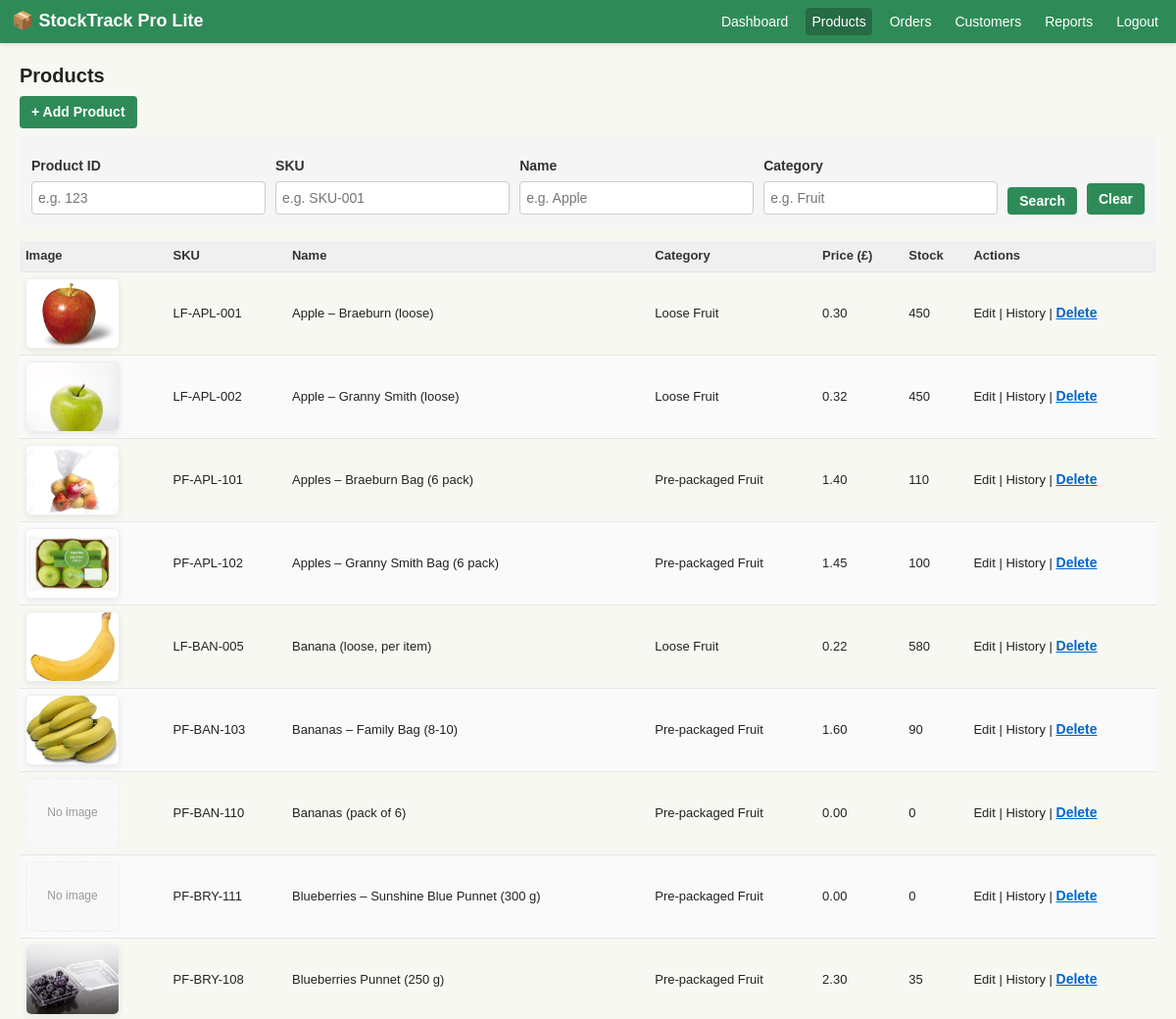
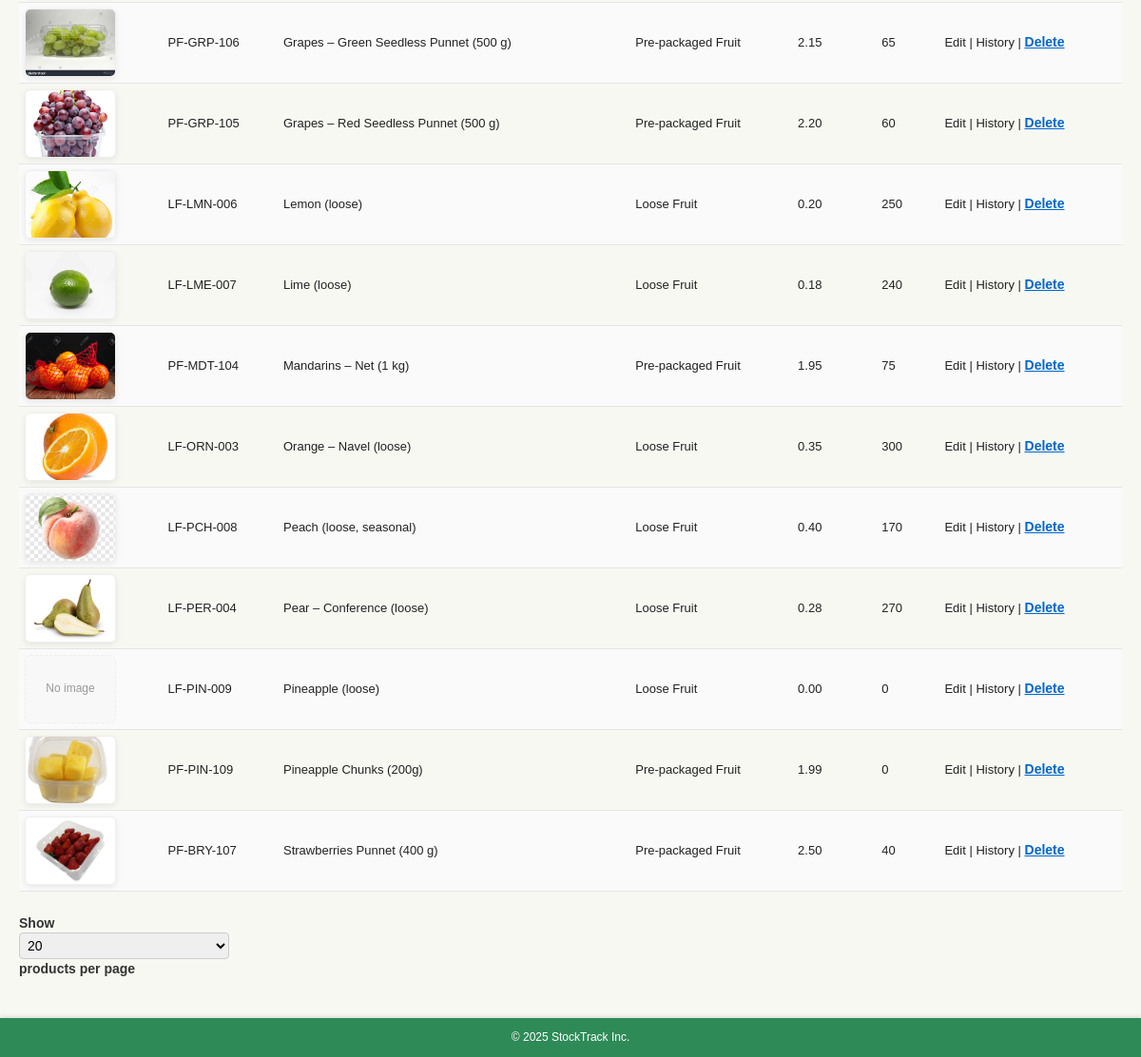
The page /StockTrackProLite/products.php (signed in) on the database its author committed (2 pictures, top to bottom).
### tables this page shows
CREATE TABLE `products` (
  `id` int(11) NOT NULL,
  `sku` varchar(30) NOT NULL,
  `name` varchar(100) NOT NULL,
  `category_id` int(11) DEFAULT NULL,
  `price` decimal(10,2) NOT NULL,
  `stock` int(11) NOT NULL DEFAULT 0,
  `country_iso` char(2) NOT NULL,
  `class` enum('X','I','II') NOT NULL,
  `pack_uom` enum('each','g','varies') NOT NULL DEFAULT 'each',
  `default_pack_weight_g` int(11) DEFAULT NULL,
  `best_before_days` int(11) NOT NULL
);

### includes/database.php (called while the page is built, shortened)
<?php
class Database
{
    private static $pdo;
    private static $config;
    private static function config()
    {
        if (self::$config === null) {
            $base = require dirname(__DIR__) . '/config/database.php';
            $overridePath = dirname(__DIR__) . '/config/database.local.php';
            self::$config = $base;
        }
        return self::$config;
    }
    public static function connection()
    {
        if (!self::$pdo) {
            $config = self::config();
            $dsn = sprintf(
                'mysql:host=%s;port=%s;dbname=%s;charset=%s',
                $config['host'],
                $config['port'],
                $config['database'],
                $config['charset']
            );
            $options = array(
                PDO::ATTR_ERRMODE => PDO::ERRMODE_EXCEPTION,
                PDO::ATTR_DEFAULT_FETCH_MODE => PDO::FETCH_ASSOC,
                PDO::ATTR_EMULATE_PREPARES => false
            );
            self::$pdo = new PDO($dsn, $config['username'], $config['password'], $options);
        }
        return self::$pdo;
    }
    public static function query($sql, $params = array())
    {
        $stmt = self::connection()->prepare($sql);
        $stmt->execute($params);
        return $stmt;
    }
    public static function fetchOne($sql, $params = array())
    {
        $stmt = self::query($sql, $params);
        $row = $stmt->fetch();
        return $row === false ? null : $row;
    }
}

### config/database.php (called while the page is built)
<?php
return array(
    'host' => getenv('DB_HOST') ?: '127.0.0.1',
    'port' => getenv('DB_PORT') ?: '3306',
    'database' => getenv('DB_NAME') ?: 'stocktrackpro',
    'username' => getenv('DB_USER') ?: 'root',
    'password' => getenv('DB_PASS') ?: '',
    'charset' => getenv('DB_CHARSET') ?: 'utf8mb4'
);

### StockTrackProLite/products.php (the view, shortened to what this page needs)
<?php
require_once dirname(__DIR__) . '/includes/database.php';
include 'includes/header.php';
$search_id = isset($_GET['search_id']) ? trim($_GET['search_id']) : '';
$search_sku = isset($_GET['search_sku']) ? trim($_GET['search_sku']) : '';
$search_name = isset($_GET['search_name']) ? trim($_GET['search_name']) : '';
$search_category = isset($_GET['search_category']) ? trim($_GET['search_category']) : '';
$allowed_per_page = array(10, 20, 50, 100);
$default_per_page = 20;
$per_page = isset($_GET['per_page']) ? (int) $_GET['per_page'] : $default_per_page;
$page = isset($_GET['page']) ? max(1, (int) $_GET['page']) : 1;
$offset = ($page - 1) * $per_page;
$where_parts = array();
$params = array();
$where_clause = !empty($where_parts) ? 'WHERE ' . implode(' AND ', $where_parts) : '';
$count_result = Database::fetchOne(
    "SELECT COUNT(p.id) as cnt FROM products p
     LEFT JOIN categories c ON c.id = p.category_id
     $where_clause",
    $params
);
$total_products = (int) ($count_result['cnt'] ?? 0);
$products = Database::query(
    "SELECT p.id, p.sku, p.name, p.price, p.stock,
            IFNULL(c.name,'-') AS category
     FROM products p
     LEFT JOIN categories c ON c.id = p.category_id
     $where_clause
     ORDER BY p.name
     LIMIT :offset, :limit",
    array_merge($params, array(':offset' => $offset, ':limit' => $per_page))
)->fetchAll();
$imageFiles = glob(__DIR__ . '/assets/*.{jpg,jpeg,png,gif,webp,avif}', GLOB_BRACE);
$imageMap = array();
function _prod_sanitize($s) {
    $s = strtolower((string)$s);
    $s = preg_replace('/[^a-z0-9]+/', '', $s);
    return $s;
}
$fileKeys = array();
foreach ($imageFiles as $f) {
    $fname = pathinfo($f, PATHINFO_FILENAME);
    $fileKeys[$f] = _prod_sanitize($fname);
}
foreach ($products as $p) {
    $bestScore = 0;
    $bestFile = null;
    $nameKey = _prod_sanitize($p['name']);
    foreach ($fileKeys as $filePath => $fileKey) {
        $score = 0;
        if ($nameKey !== '' && $fileKey === $nameKey) {
            $score += 120;
        }
        if ($nameKey !== '' && strpos($fileKey, $nameKey) !== false) {
            $score += 40;
        }
        if ($fileKey !== '' && $nameKey !== '' && (strlen($fileKey) > 3) && (strpos($nameKey, $fileKey) !== false)) {
            $score += 10;
        }
        if ($score > $bestScore) {
            $bestScore = $score;
            $bestFile = $filePath;
        }
    }
    if ($bestFile) {
        $imageMap[(int)$p['id']] = 'assets/' . basename($bestFile);
        unset($fileKeys[$bestFile]);
    }
}
?>
<h2>Products</h2>
<p>
    <a href="product_add.php" class="btn">+ Add Product</a>
</p>
<div style="background-color: #f5f5f5; padding: 12px; margin-bottom: 15px; border-radius: 4px;">
    <form method="get" style="display: grid; grid-template-columns: 1fr 1fr 1fr 1fr auto auto; gap: 10px; align-items: flex-end;">
        <div>
            <label><strong>Product ID</strong></label>
            <input type="text" name="search_id" value="<?php echo htmlspecialchars($search_id); ?>" placeholder="e.g. 123" style="width: 100%; padding: 6px; box-sizing: border-box;">
        </div>
        <div>
            <label><strong>SKU</strong></label>
            <input type="text" name="search_sku" value="<?php echo htmlspecialchars($search_sku); ?>" placeholder="e.g. SKU-001" style="width: 100%; padding: 6px; box-sizing: border-box;">
        </div>
        <div>
            <label><strong>Name</strong></label>
            <input type="text" name="search_name" value="<?php echo htmlspecialchars($search_name); ?>" placeholder="e.g. Apple" style="width: 100%; padding: 6px; box-sizing: border-box;">
        </div>
        <div>
            <label><strong>Category</strong></label>
            <input type="text" name="search_category" value="<?php echo htmlspecialchars($search_category); ?>" placeholder="e.g. Fruit" style="width: 100%; padding: 6px; box-sizing: border-box;">
        </div>
        <button type="submit" class="btn" style="margin: 0;">Search</button>
        <a href="products.php" class="btn" style="margin: 0; text-align: center; text-decoration: none;">Clear</a>
    </form>
</div>
<table>
    <thead>
        <tr>
            <th>Image</th>
            <th>SKU</th>
            <th>Name</th>
            <th>Category</th>
            <th>Price (£)</th>
            <th>Stock</th>
            <th>Actions</th>
        </tr>
    </thead>
    <tbody>
<?php if (!$products): ?>
        <tr><td colspan="7">No products yet.</td></tr>
<?php else: foreach ($products as $row): ?>
        <tr>
            <td>
                <?php if (isset($imageMap[(int)$row['id']])): ?>
                    <div style="width:96px;height:72px;overflow:hidden;border-radius:6px;box-shadow:0 2px 6px rgba(0,0,0,0.08);display:flex;align-items:center;justify-content:center;background:#fff;border:1px solid #eee;">
                        <img src="<?php echo htmlspecialchars($imageMap[(int)$row['id']]); ?>" alt="<?php echo htmlspecialchars($row['name']); ?>" style="width:100%;height:100%;object-fit:cover;display:block;">
                    </div>
                <?php else: ?>
                    <div style="width:96px;height:72px;border-radius:6px;background:#f8f8f8;border:1px dashed #eee;display:flex;align-items:center;justify-content:center;color:#999;font-size:12px;">No image</div>
                <?php endif; ?>
            </td>
            <td><?php echo htmlspecialchars($row['sku']); ?></td>
            <td><?php echo htmlspecialchars($row['name']); ?></td>
            <td><?php echo htmlspecialchars($row['category']); ?></td>
            <td><?php echo number_format($row['price'], 2); ?></td>
            <td><?php echo (int)$row['stock']; ?></td>
            <td>
                <a href="product_edit.php?id=<?php echo $row['id']; ?>">Edit</a> |
                <a href="product_view.php?id=<?php echo $row['id']; ?>">History</a> |
                <form action="product_delete.php" method="post" style="display:inline" onsubmit="return confirm('Delete this product?');">
                    <button type="submit" style="background:none;border:none;color:#06c;padding:0;cursor:pointer;text-decoration:underline;">Delete</button>
                </form>
            </td>
        </tr>
<?php endforeach; endif; ?>
    </tbody>
</table>
<?php if ($total_products > 0): ?>
    <div style="margin-top: 15px; margin-bottom: 15px;">
        <form method="get" style="display: inline-block;">
            <label>Show
                <select name="per_page" onchange="this.form.submit()" style="padding: 4px;">
                    <?php foreach ($allowed_per_page as $v): ?>
                        <option value="<?php echo $v; ?>"<?php if ($per_page == $v) echo ' selected'; ?>><?php echo $v; ?></option>
                    <?php endforeach; ?>
                </select>
            products per page</label>
        </form>
    </div>
<?php endif; ?>
<?php include 'includes/footer.php'; ?>

### StockTrackProLite/includes/header.php (shortened to what this page needs)
<!DOCTYPE html>
<html lang="en">
<head>
    <link rel="stylesheet" href="assets/style.css">
</head>
<body>
<header class="topbar">
    <h1 class="logo">📦 StockTrack Pro Lite</h1>
    <nav>
        <a href="dashboard.php">Dashboard</a>
        <a href="products.php">Products</a>
        <a href="orders.php">Orders</a>
        <a href="customers.php">Customers</a>
        <a href="reports.php">Reports</a>
        <a href="logout.php" class="right">Logout</a>
    </nav>
</header>
<main class="container">

### StockTrackProLite/includes/footer.php (shortened to what this page needs)
</main>
<footer class="footer">
    &copy; <?php echo date('Y'); ?> StockTrack Inc.
</footer>
</body>
</html>

### StockTrackProLite/assets/style.css (style rules this page uses)
* { box-sizing: border-box; }
html { height: 100%; }
body { height: 100%; margin: 0; padding: 0; background: #f8f8f3; color: #222; font: 14px/1.45 Arial, Helvetica, sans-serif; display: flex; flex-direction: column; }
:root { --primary: #2e8b57; --primary-dark: #256b44; --bg-light: #f8f8f3; --border: #e5e5e5; --bg-row-alt: #fafafa; --bg-notice: #e8f5e9; --notice-accent: #1b5e20; --text-muted: #666; --spacing-xs: 4px; --spacing-sm: 6px; --spacing-md: 8px; --spacing-lg: 12px; --spacing-xl: 20px; --radius: 4px; }
h1, h2, h3, h4, h5, h6 { margin: 0 0 8px 0; font-weight: 700; line-height: 1.3; }
h1 { font-size: 28px; }
h2 { font-size: 20px; }
p { margin: 0 0 8px 0; }
a { color: #222; text-decoration: none; }
.topbar { background: var(--primary); color: #fff; padding: var(--spacing-md) var(--spacing-lg); display: flex; justify-content: space-between; align-items: center; flex-shrink: 0; box-shadow: 0 2px 4px rgba(0, 0, 0, 0.1); }
.topbar .logo { font-size: 18px; margin: 0; font-weight: 700; }
.topbar nav { display: flex; gap: var(--spacing-lg); align-items: center; }
.topbar nav a { color: #fff; text-decoration: none; padding: var(--spacing-xs) var(--spacing-sm); border-radius: var(--radius); transition: background 0.2s ease; }
.topbar nav a:hover, .topbar nav a.active { background: var(--primary-dark); }
main.container { width: 100%; max-width: 1200px; margin: var(--spacing-xl) auto; padding: 0 var(--spacing-xl); flex: 1 1 auto; }
.container { width: 100%; max-width: 1200px; margin: var(--spacing-xl) auto; padding: 0 var(--spacing-xl); }
table { width: 100%; border-collapse: collapse; margin-bottom: var(--spacing-lg); font-size: 13px; }
th, td { padding: var(--spacing-sm) var(--spacing-sm); border-bottom: 1px solid var(--border); text-align: left; }
th { background: #f0f0f0; font-weight: 700; color: #333; }
tr:nth-child(even) { background: var(--bg-row-alt); }
form label { display: block; margin: var(--spacing-md) 0 var(--spacing-sm); font-weight: 700; color: #333; }
input[type="text"], input[type="password"], input[type="email"], input[type="number"], input[type="date"], select, textarea { width: 100%; padding: var(--spacing-sm); border: 1px solid #ccc; border-radius: var(--radius); box-sizing: border-box; font: 14px/1.45 Arial, Helvetica, sans-serif; transition: border-color 0.2s ease; }
input[type="submit"], button, .btn { background: var(--primary); color: #fff; border: none; padding: var(--spacing-sm) var(--spacing-lg); border-radius: var(--radius); cursor: pointer; font-weight: 700; font-size: 14px; transition: background 0.2s ease; }
.btn { display: inline-block; padding: var(--spacing-sm) var(--spacing-lg); text-decoration: none; }
.footer { background: var(--primary); color: #fff; padding: var(--spacing-lg) var(--spacing-xl); text-align: center; font-size: 12px; flex-shrink: 0; margin-top: auto; box-shadow: 0 -2px 4px rgba(0, 0, 0, 0.1); }

### rows shown on the page
products: name (picture), sku "LF-APL-001", name "Apple – Braeburn (loose)", category "Loose Fruit", price "0.30", stock "450"
products: shows a picture, sku "LF-APL-002", name "Apple – Granny Smith (loose)", category "Loose Fruit", price "0.32", stock "450"
products: name (picture), sku "PF-APL-101", name "Apples – Braeburn Bag (6 pack)", category "Pre-packaged Fruit", price "1.40", stock "110"
products: name (picture), sku "PF-APL-102", name "Apples – Granny Smith Bag (6 pack)", category "Pre-packaged Fruit", price "1.45", stock "100"
products: name (picture), sku "LF-BAN-005", name "Banana (loose, per item)", category "Loose Fruit", price "0.22", stock "580"
products: shows a picture, sku "PF-BAN-103", name "Bananas – Family Bag (8-10)", category "Pre-packaged Fruit", price "1.60", stock "90"
products: shows "No image", sku "PF-BAN-110", name "Bananas (pack of 6)", category "Pre-packaged Fruit", price "0.00", stock "0"
products: shows "No image", sku "PF-BRY-111", name "Blueberries – Sunshine Blue Punnet (300 g)", category "Pre-packaged Fruit", price "0.00", stock "0"
products: name (picture), sku "PF-BRY-108", name "Blueberries Punnet (250 g)", category "Pre-packaged Fruit", price "2.30", stock "35"
products: name (picture), sku "PF-GRP-106", name "Grapes – Green Seedless Punnet (500 g)", category "Pre-packaged Fruit", price "2.15", stock "65"
products: shows a picture, sku "PF-GRP-105", name "Grapes – Red Seedless Punnet (500 g)", category "Pre-packaged Fruit", price "2.20", stock "60"
products: name (picture), sku "LF-LMN-006", name "Lemon (loose)", category "Loose Fruit", price "0.20", stock "250"
products: name (picture), sku "LF-LME-007", name "Lime (loose)", category "Loose Fruit", price "0.18", stock "240"
products: name (picture), sku "PF-MDT-104", name "Mandarins – Net (1 kg)", category "Pre-packaged Fruit", price "1.95", stock "75"
products: name (picture), sku "LF-ORN-003", name "Orange – Navel (loose)", category "Loose Fruit", price "0.35", stock "300"
products: name (picture), sku "LF-PCH-008", name "Peach (loose, seasonal)", category "Loose Fruit", price "0.40", stock "170"
products: name (picture), sku "LF-PER-004", name "Pear – Conference (loose)", category "Loose Fruit", price "0.28", stock "270"
products: shows "No image", sku "LF-PIN-009", name "Pineapple (loose)", category "Loose Fruit", price "0.00", stock "0"
products: name (picture), sku "PF-PIN-109", name "Pineapple Chunks (200g)", category "Pre-packaged Fruit", price "1.99", stock "0"
products: name (picture), sku "PF-BRY-107", name "Strawberries Punnet (400 g)", category "Pre-packaged Fruit", price "2.50", stock "40"

### other values the page prints
form field per_page "20"
